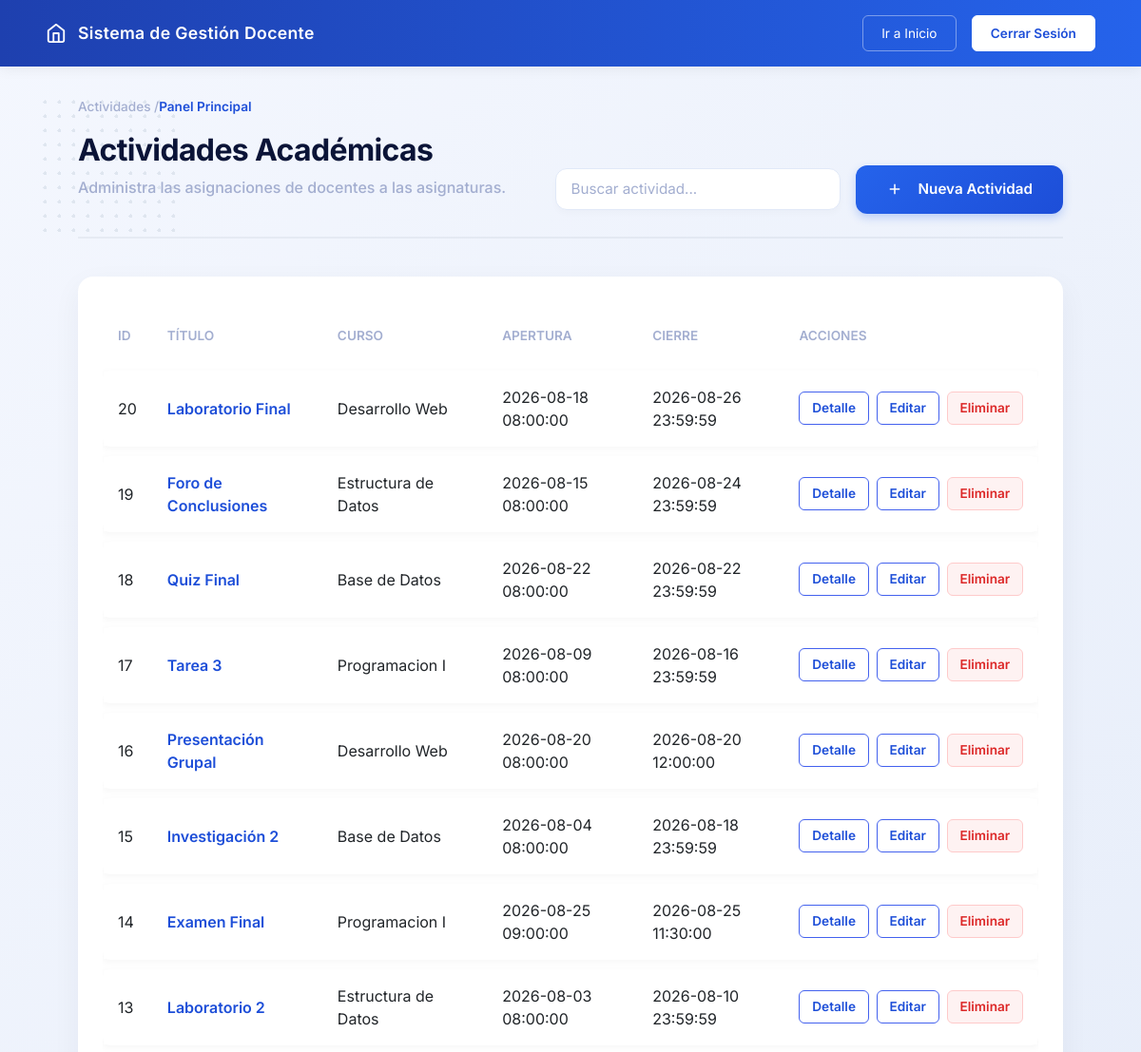
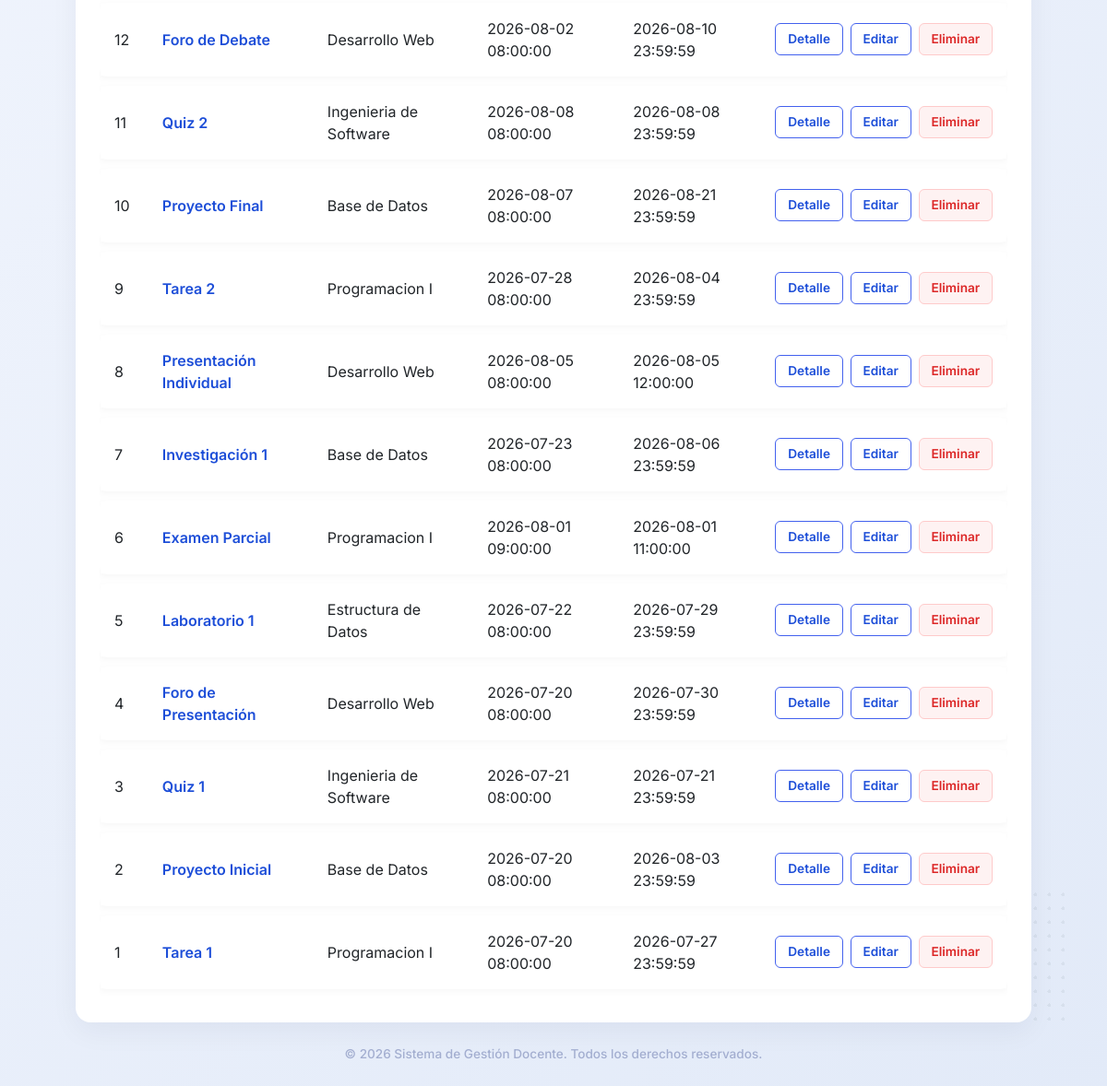
/actividades-docente (signed in), run on the app's committed database (2 pictures, top to bottom).
### tables this page shows
CREATE TABLE actividades_academicas (
    id_actividad INT(11) NOT NULL AUTO_INCREMENT,
    id_curso INT(11) NOT NULL,
    titulo VARCHAR(150) NOT NULL,
    descripcion TEXT DEFAULT NULL,
    categoria ENUM(
        'Tarea',
        'Proyecto',
        'Examen',
        'Quiz',
        'Foro',
        'Laboratorio',
        'Investigacion',
        'Presentacion'
    ) NOT NULL,
    fecha_apertura DATETIME NOT NULL,
    fecha_cierre DATETIME NOT NULL,
    fecha_modificacion TIMESTAMP NOT NULL DEFAULT CURRENT_TIMESTAMP,
    fecha_creacion TIMESTAMP NOT NULL DEFAULT CURRENT_TIMESTAMP,
    estado ENUM('activo','inactivo') NOT NULL DEFAULT 'activo',

    PRIMARY KEY(id_actividad),

    CONSTRAINT fk_actividad_curso
        FOREIGN KEY(id_curso)
        REFERENCES cursos(id_curso)

);

CREATE TABLE cursos (
    id_curso INT(11) NOT NULL AUTO_INCREMENT,
    id_docente INT(11) NOT NULL,
    id_asignatura INT(11) NOT NULL,
    paralelo VARCHAR(10) NOT NULL,
    nombre VARCHAR(100) NOT NULL,
    horario VARCHAR(100) NOT NULL,
    descripcion VARCHAR(200) NOT NULL,
    cantidad_alumnos INT(11) NOT NULL DEFAULT 0,
    fecha_modificacion TIMESTAMP NOT NULL DEFAULT CURRENT_TIMESTAMP,
    fecha_creacion TIMESTAMP NOT NULL DEFAULT CURRENT_TIMESTAMP,
    estado ENUM('activo','inactivo') NOT NULL DEFAULT 'activo',

    PRIMARY KEY(id_curso),

    CONSTRAINT fk_curso_docente
        FOREIGN KEY(id_docente)
        REFERENCES docentes(id_docente),

    CONSTRAINT fk_curso_asignatura
        FOREIGN KEY(id_asignatura)
        REFERENCES asignaturas(id_asignatura)

);

### app/controladores/ActividadAcademicaControlador.php (called while the page is built, shortened)
<?php
require_once __DIR__.'/../modelos/ActividadAcademicaModelo.php';
class ActividadAcademicaControlador
{
    private ActividadAcademicaModelo $actividadModelo;
    private DocenteModelo $docenteModelo;
    public function __construct()
    {
        $this->actividadModelo = new ActividadAcademicaModelo();
        $this->docenteModelo = new DocenteModelo();
    }
    public function listar()
    {
        $usuario_session = $_SESSION["usuario"];
        $actividades = [];
        if ($usuario_session["rol"] != "administrador") {
            $docente = $this->docenteModelo->buscarPorCedula($usuario_session["cedula"]);
            $actividades = $this->actividadModelo->listarMisActividades($docente["id_docente"]);
        } else {
            $actividades = $this->actividadModelo->listar();
        }
        require_once "app/vistas/actividad-docente/actividad_listado.php";
    }
}

### config/Conexion.php (called while the page is built)
<?php
class Conexion
{
    private static $conexion = null;
    public static function conectar()
    {
        if (self::$conexion == null) {
            try {
                self::$conexion = new PDO(
                    "mysql:host=localhost;port=3306;dbname=gestion_docentes_db;charset=utf8",
                    "root",
                    ""
                );
                self::$conexion->setAttribute(
                    PDO::ATTR_ERRMODE,
                    PDO::ERRMODE_EXCEPTION
                );
                self::$conexion->setAttribute(
                    PDO::ATTR_DEFAULT_FETCH_MODE,
                    PDO::FETCH_ASSOC
                );
            } catch (PDOException $e) {
                die("Error de conexión: " . $e->getMessage());
            }
        }
        return self::$conexion;
    }
}

### app/modelos/ActividadAcademicaModelo.php (called while the page is built, shortened)
<?php
require_once 'config/Conexion.php';
class ActividadAcademicaModelo
{
    private $conexion;
    public function __construct()
    {
        $this->conexion = Conexion::conectar();
    }
    public function listar()
    {
        $sql = "SELECT
                    ac.id_actividad,
                    ac.id_curso,
                    ac.titulo,
                    ac.descripcion,
                    ac.categoria,
                    ac.fecha_apertura,
                    ac.fecha_cierre,
                    c.nombre AS curso,
                    c.paralelo,
                    a.nombre AS asignatura,
                    CONCAT(d.primer_nombre,' ',d.primer_apellido) AS docente
                FROM actividades_academicas ac
                INNER JOIN cursos c
                    ON ac.id_curso = c.id_curso
                INNER JOIN docentes d
                    ON c.id_docente = d.id_docente
                INNER JOIN asignaturas a
                    ON c.id_asignatura = a.id_asignatura
                ORDER BY ac.id_actividad DESC";
        $stmt = $this->conexion->query($sql);
        return $stmt->fetchAll(PDO::FETCH_ASSOC);
    }
}

### app/vistas/actividad-docente/actividad_listado.php (the view, shortened to what this page needs)
<?php
require_once __DIR__."/../layout/header.php";
$usuario_rol = $_SESSION["usuario"]["rol"];
?>
    <div class="dot-pattern top-left"></div>
    <main class="main-container content-align-top">
        <div class="breadcrumb" style="color: var(--text-gray); font-size: 0.85rem; margin-bottom: 1rem;">
            Actividades / <span style="color: var(--c-primary-main); font-weight: 600;">Panel Principal</span>
        </div>
        <header class="section-header">
            <div>
                <h1 class="page-title">Actividades Académicas</h1>
                <p class="page-subtitle">Administra las asignaciones de docentes a las asignaturas.</p>
            </div>
            <div style="display: flex; gap: 1rem; align-items: center;">
                <div class="search-box" <?php if(strcmp($usuario_rol, "administrador") != 0) echo "hidden"; ?>>
                    <input type="text" id="searchInput" placeholder="Buscar actividad...">
                </div>
                <a href="?accion=crear" class="btn-save" style="text-decoration: none;">
                    <svg width="18" height="18" viewBox="0 0 24 24" fill="none" stroke="currentColor" stroke-width="2" style="margin-right: 0.5rem;"><line x1="12" y1="5" x2="12" y2="19"></line><line x1="5" y1="12" x2="19" y2="12"></line></svg>
                    Nueva Actividad
                </a>
            </div>
        </header>
        <div class="modern-card" style="padding: 1.5rem;">
            <div class="table-container" style="overflow-x: auto;">
                <table class="data-table" style="width: 100%; min-width: 950px; border-collapse: separate; border-spacing: 0 10px;">
                    <thead>
                        <tr>
                            <th style="padding:1rem; color:var(--text-gray); font-weight:600; text-transform:uppercase; font-size:.85rem;">ID</th>
                            <th style="padding:1rem; color:var(--text-gray); font-weight:600; text-transform:uppercase; font-size:.85rem;">Título</th>
                            <th style="padding:1rem; color:var(--text-gray); font-weight:600; text-transform:uppercase; font-size:.85rem;">Curso</th>
                            <th style="padding:1rem; color:var(--text-gray); font-weight:600; text-transform:uppercase; font-size:.85rem;">Apertura</th>
                            <th style="padding:1rem; color:var(--text-gray); font-weight:600; text-transform:uppercase; font-size:.85rem;">Cierre</th>
                            <th style="padding:1rem; color:var(--text-gray); font-weight:600; text-transform:uppercase; font-size:.85rem;">Acciones</th>
                        </tr>
                    </thead>
                    <tbody id="tablaActividades">
                        <?php if (empty($actividades)): ?>
                            <tr>
                                <td colspan="8" style="text-align:center; padding:2rem; color:var(--text-gray);">
                                    No hay actividades registradas.
                                </td>
                            </tr>
                        <?php else: ?>
                            <?php foreach ($actividades as $actividad): ?>
                                <tr style="background:white; box-shadow:0 2px 8px rgba(0,0,0,.04); transition:transform .2s;">
                                    <td style="padding:1rem; border-radius:8px 0 0 8px;">
                                        <?= htmlspecialchars($actividad['id_actividad']) ?>
                                    </td>
                                    <td style="padding:1rem; font-weight:600; color:var(--c-primary-main);">
                                        <?= htmlspecialchars($actividad['titulo']) ?>
                                    </td>
                                    <td style="padding:1rem;">
                                        <?= htmlspecialchars($actividad['curso']) ?>
                                    </td>
                                    <td style="padding:1rem;">
                                        <?= htmlspecialchars($actividad['fecha_apertura']) ?>
                                    </td>
                                    <td style="padding:1rem;">
                                        <?= htmlspecialchars($actividad['fecha_cierre']) ?>
                                    </td>
                                    <td style="padding:1rem; border-radius:0 8px 8px 0;">
                                        <div style="display:flex; gap:.5rem;">
                                            <a href="?accion=buscar&id_actividad=<?= $actividad['id_actividad'] ?>"
                                            class="btn-outline"
                                            style="padding:.4rem .8rem; font-size:.85rem;">
                                                Detalle
                                            </a>
                                            <a href="?accion=editar&id_actividad=<?= $actividad['id_actividad'] ?>"
                                            class="btn-outline"
                                            style="padding:.4rem .8rem; font-size:.85rem;">
                                                Editar
                                            </a>
                                            <a href="?accion=eliminar&id_actividad=<?= $actividad['id_actividad'] ?>"
                                            class="btn-red"
                                            style="padding:.4rem .8rem; font-size:.85rem;"
                                            onclick="return confirm('¿Está seguro de eliminar esta actividad?');">
                                                Eliminar
                                            </a>
                                        </div>
                                    </td>
                                </tr>
                            <?php endforeach; ?>
                        <?php endif; ?>
                    </tbody>
                </table>
            </div>
        </div>
    </main>
<?php require_once __DIR__."/../layout/footer.php" ?>

### public/css/style.css (style rules this page uses)
:root { --bg-gradient-start: #F4F7FE; --bg-gradient-end: #E2EAF8; --text-dark: #0B1437; --text-gray: #A3AED0; --card-bg: #FFFFFF; --border-color: #E2E8F0; --c-blue-light: #E1E9F8; --c-blue-main: #4361EE; --c-primary-light: #4A85F6; --c-primary-main: #1D4ED8; --c-teal-light: #D1FAE5; --c-teal-main: #10B981; --c-purple-light: #EDE9FE; --c-purple-main: #8B5CF6; --c-orange-light: #fef5e9; --c-orange-main: #f6975c; }
* { margin: 0; padding: 0; box-sizing: border-box; font-family: 'Inter', sans-serif; }
.home-body { background: linear-gradient(135deg, var(--bg-gradient-start) 0%, var(--bg-gradient-end) 100%); min-height: 100vh; display: flex; flex-direction: column; position: relative; }
.btn-outline { background-color: transparent; color: #FFFFFF; border: 1px solid rgba(255, 255, 255, 0.4); padding: 0.5rem 1.2rem; text-decoration: none; font-size: 0.85rem; border-radius: 6px; transition: all 0.3s ease; }
.main-container { flex: 1; width: 100%; max-width: 1100px; margin: 0 auto; padding: 0 2rem; position: relative; z-index: 10; display: flex; flex-direction: column; justify-content: center; }
.content-align-top { justify-content: flex-start !important; padding-top: 2rem !important; }
.dot-pattern { position: absolute; width: 150px; height: 150px; background-image: radial-gradient(circle, #CBD5E1 2px, transparent 2px); background-size: 15px 15px; opacity: 0.5; z-index: 1; }
.top-left { top: 100px; left: 40px; }
.breadcrumb { color: var(--text-gray); font-size: 0.85rem; margin-bottom: 0.5rem; font-weight: 500; }
.section-header { display: flex; justify-content: space-between; align-items: flex-end; margin-bottom: 2.5rem; border-bottom: 2px solid rgba(11, 20, 55, 0.05); padding-bottom: 1.5rem; }
.page-title { font-size: 2rem; font-weight: 700; color: var(--text-dark); letter-spacing: -0.02em; }
.page-subtitle { color: var(--text-gray); font-size: 1rem; font-weight: 500; }
.search-box { display: flex; align-items: center; background-color: var(--card-bg); border: 1px solid var(--c-blue-light); border-radius: 12px; padding: 0.6rem 1rem; width: 300px; box-shadow: 0 4px 6px rgba(0,0,0,0.02); transition: all 0.3s ease; }
.search-box input { border: none; outline: none; background: transparent; width: 100%; color: var(--text-dark); font-size: 0.95rem; font-family: 'Inter', sans-serif; }
.search-box input::placeholder { color: var(--text-gray); font-weight: 400; }
.btn-save { background: linear-gradient(135deg, #2563EB 0%, #1D4ED8 100%); color: white; padding: 0.9rem 2rem; border-radius: 12px; border: none; font-weight: 600; font-size: 0.95rem; display: inline-flex; align-items: center; gap: 0.5rem; cursor: pointer; transition: all 0.3s ease; box-shadow: 0 4px 10px rgba(37, 99, 235, 0.25); }
.btn-save svg { flex-shrink: 0; }
.modern-card { background: var(--card-bg); border-radius: 16px; padding: 2.5rem 1.5rem 4rem 1.5rem; text-align: center; text-decoration: none; box-shadow: 0 10px 30px rgba(11, 20, 55, 0.05); position: relative; overflow: hidden; transition: transform 0.3s ease, box-shadow 0.3s ease; border: 2px solid transparent; }
.data-table td:last-child { white-space: nowrap; padding-right: 20px; }
.data-table { width: 100%; border-collapse: collapse; }
.data-table th, .data-table td { padding: 1.2rem 1rem; text-align: left; }
.data-table .btn-outline { background-color: transparent; color: var(--c-primary-main); border: 1px solid var(--c-blue-main); font-weight: 600; }
.data-table .btn-red { background-color: #FEF2F2; color: #DC2626; border: 1px solid #FECACA; text-decoration: none; border-radius: 6px; font-weight: 600; display: inline-block; transition: all 0.2s ease; }

### data on the page
actividades_academicas: id_actividad "20", titulo "Laboratorio Final", id_curso.nombre "Desarrollo Web", fecha_apertura "2026-08-18 08:00:00", fecha_cierre "2026-08-26 23:59:59"
actividades_academicas: id_actividad "19", titulo "Foro de Conclusiones", id_curso.nombre "Estructura de Datos", fecha_apertura "2026-08-15 08:00:00", fecha_cierre "2026-08-24 23:59:59"
actividades_academicas: id_actividad "18", titulo "Quiz Final", id_curso.nombre "Base de Datos", fecha_apertura "2026-08-22 08:00:00", fecha_cierre "2026-08-22 23:59:59"
actividades_academicas: id_actividad "17", titulo "Tarea 3", id_curso.nombre "Programacion I", fecha_apertura "2026-08-09 08:00:00", fecha_cierre "2026-08-16 23:59:59"
actividades_academicas: id_actividad "16", titulo "Presentación Grupal", id_curso.nombre "Desarrollo Web", fecha_apertura "2026-08-20 08:00:00", fecha_cierre "2026-08-20 12:00:00"
actividades_academicas: id_actividad "15", titulo "Investigación 2", id_curso.nombre "Base de Datos", fecha_apertura "2026-08-04 08:00:00", fecha_cierre "2026-08-18 23:59:59"
actividades_academicas: id_actividad "14", titulo "Examen Final", id_curso.nombre "Programacion I", fecha_apertura "2026-08-25 09:00:00", fecha_cierre "2026-08-25 11:30:00"
actividades_academicas: id_actividad "13", titulo "Laboratorio 2", id_curso.nombre "Estructura de Datos", fecha_apertura "2026-08-03 08:00:00", fecha_cierre "2026-08-10 23:59:59"
actividades_academicas: id_actividad "12", titulo "Foro de Debate", id_curso.nombre "Desarrollo Web", fecha_apertura "2026-08-02 08:00:00", fecha_cierre "2026-08-10 23:59:59"
actividades_academicas: id_actividad "11", titulo "Quiz 2", id_curso.nombre "Ingenieria de Software", fecha_apertura "2026-08-08 08:00:00", fecha_cierre "2026-08-08 23:59:59"
actividades_academicas: id_actividad "10", titulo "Proyecto Final", id_curso.nombre "Base de Datos", fecha_apertura "2026-08-07 08:00:00", fecha_cierre "2026-08-21 23:59:59"
actividades_academicas: id_actividad "9", titulo "Tarea 2", id_curso.nombre "Programacion I", fecha_apertura "2026-07-28 08:00:00", fecha_cierre "2026-08-04 23:59:59"
actividades_academicas: id_actividad "8", titulo "Presentación Individual", id_curso.nombre "Desarrollo Web", fecha_apertura "2026-08-05 08:00:00", fecha_cierre "2026-08-05 12:00:00"
actividades_academicas: id_actividad "7", titulo "Investigación 1", id_curso.nombre "Base de Datos", fecha_apertura "2026-07-23 08:00:00", fecha_cierre "2026-08-06 23:59:59"
actividades_academicas: id_actividad "6", titulo "Examen Parcial", id_curso.nombre "Programacion I", fecha_apertura "2026-08-01 09:00:00", fecha_cierre "2026-08-01 11:00:00"
actividades_academicas: id_actividad "5", titulo "Laboratorio 1", id_curso.nombre "Estructura de Datos", fecha_apertura "2026-07-22 08:00:00", fecha_cierre "2026-07-29 23:59:59"
actividades_academicas: id_actividad "4", titulo "Foro de Presentación", id_curso.nombre "Desarrollo Web", fecha_apertura "2026-07-20 08:00:00", fecha_cierre "2026-07-30 23:59:59"
actividades_academicas: id_actividad "3", titulo "Quiz 1", id_curso.nombre "Ingenieria de Software", fecha_apertura "2026-07-21 08:00:00", fecha_cierre "2026-07-21 23:59:59"
actividades_academicas: id_actividad "2", titulo "Proyecto Inicial", id_curso.nombre "Base de Datos", fecha_apertura "2026-07-20 08:00:00", fecha_cierre "2026-08-03 23:59:59"
actividades_academicas: id_actividad "1", titulo "Tarea 1", id_curso.nombre "Programacion I", fecha_apertura "2026-07-20 08:00:00", fecha_cierre "2026-07-27 23:59:59"

### other printed values
$menu["nombre"] "Inicio"
